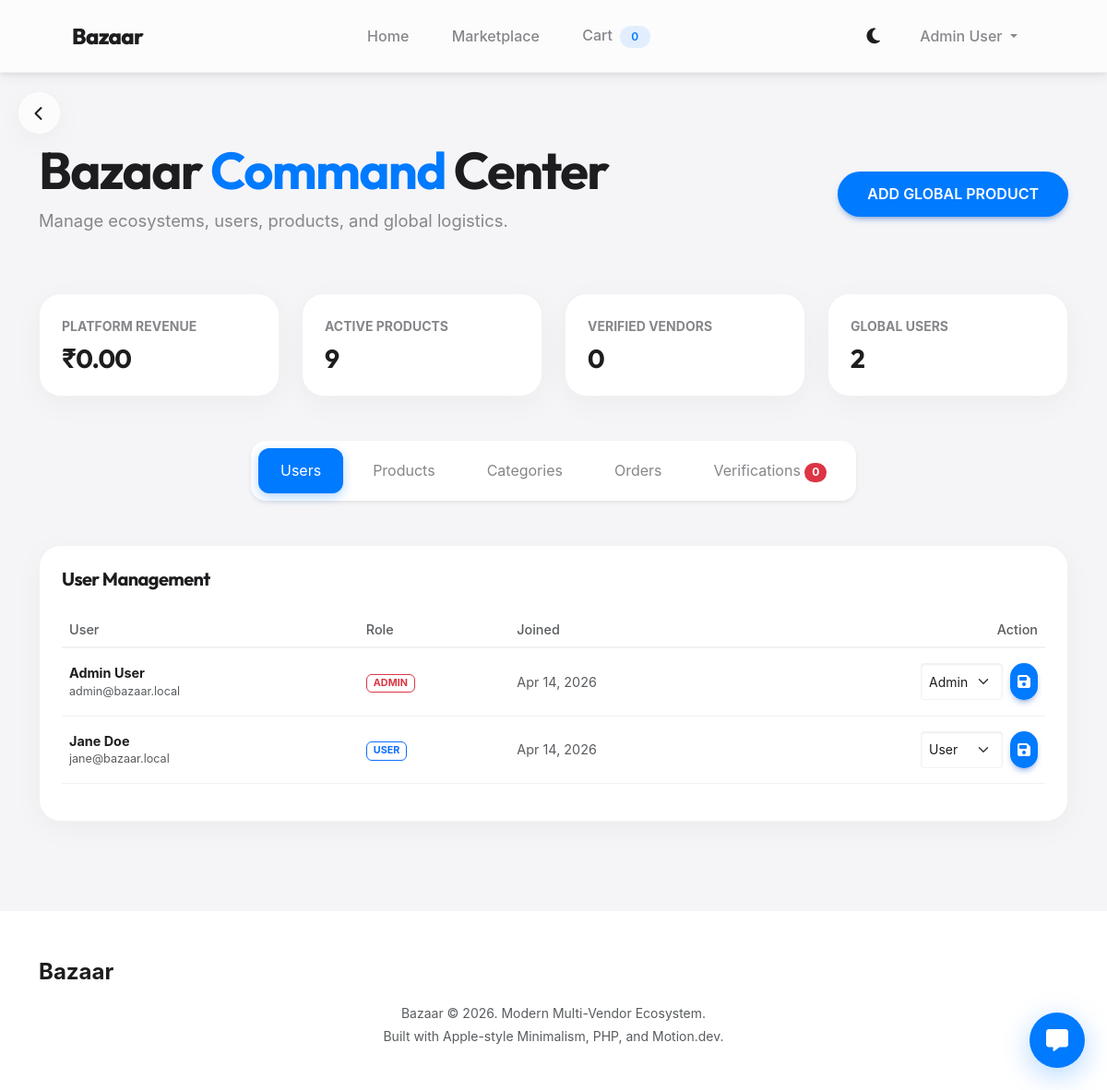
Page /admin/dashboard.php (signed in) on the committed database.
### tables this page shows
CREATE TABLE IF NOT EXISTS users (
  id INT AUTO_INCREMENT PRIMARY KEY,
  nama VARCHAR(100) NOT NULL,
  email VARCHAR(150) NOT NULL UNIQUE,
  password VARCHAR(255) NOT NULL,
  role ENUM('user', 'seller', 'admin') NOT NULL DEFAULT 'user',
  is_email_verified TINYINT(1) DEFAULT 0,
  email_token VARCHAR(100) DEFAULT NULL,
  token_expiry DATETIME DEFAULT NULL,
  is_verified_seller TINYINT(1) DEFAULT 0,
  created_at TIMESTAMP DEFAULT CURRENT_TIMESTAMP
);

### includes/functions.php (called while the page is built, shortened)
<?php
function escape($value) {
    return htmlspecialchars($value, ENT_QUOTES, 'UTF-8');
}
function cartCount() {
    return isset($_SESSION['cart']) ? array_sum(array_column($_SESSION['cart'], 'quantity')) : 0;
}
function isLoggedIn() {
    return !empty($_SESSION['user']);
}
function formatPrice($price) {
    return '₹' . number_format($price, 2, '.', ',');
}

### admin/dashboard.php (the view, shortened to what this page needs)
<?php
require_once dirname(__DIR__) . '/includes/db_connect.php';
require_once dirname(__DIR__) . '/includes/functions.php';
$totalUsers = $pdo->query('SELECT COUNT(*) FROM users')->fetchColumn();
$totalSellers = $pdo->query('SELECT COUNT(*) FROM users WHERE role="seller"')->fetchColumn();
$totalProducts = $pdo->query('SELECT COUNT(*) FROM products')->fetchColumn();
$totalRevenue = $pdo->query('SELECT SUM(total_amount) FROM orders')->fetchColumn() ?: 0;
$users = $pdo->query('SELECT * FROM users ORDER BY created_at DESC')->fetchAll();
$verificationRequests = $pdo->query('SELECT vr.*, u.nama, u.email FROM verification_requests vr JOIN users u ON vr.user_id = u.id WHERE vr.status = "pending" ORDER BY vr.created_at ASC')->fetchAll();
require_once dirname(__DIR__) . '/includes/header.php';
?>
<section class="container py-5 mt-4" id="adminDashboardSection">
    <div class="row align-items-center mb-5">
        <div class="col-md-9">
            <h1 class="display-4 fw-bold mb-2">Bazaar <span style="color: var(--primary-color);">Command</span> Center</h1>
            <p style="color: var(--text-muted); font-size: 1.15rem;">Manage ecosystems, users, products, and global logistics.</p>
        </div>
        <div class="col-md-3 text-md-end">
            <a href="<?= BASE_URL ?>/admin/add_product.php" class="btn btn-primary btn-apple">Add Global Product</a>
        </div>
    </div>
    <div class="row g-4 mb-5">
        <div class="col-md-3">
            <div class="card-apple p-4 d-flex flex-column h-100" style="background: var(--surface-solid);">
                <span class="small fw-bold text-uppercase mb-2" style="color: var(--text-muted);">Platform Revenue</span>
                <h3 class="fw-bold m-0" style="color: var(--text-main);"><?= formatPrice($totalRevenue) ?></h3>
            </div>
        </div>
        <div class="col-md-3">
            <div class="card-apple p-4 d-flex flex-column h-100" style="background: var(--surface-solid);">
                <span class="small fw-bold text-uppercase mb-2" style="color: var(--text-muted);">Active Products</span>
                <h3 class="fw-bold m-0" style="color: var(--text-main);"><?= $totalProducts ?></h3>
            </div>
        </div>
        <div class="col-md-3">
            <div class="card-apple p-4 d-flex flex-column h-100" style="background: var(--surface-solid);">
                <span class="small fw-bold text-uppercase mb-2" style="color: var(--text-muted);">Verified Vendors</span>
                <h3 class="fw-bold m-0" style="color: var(--text-main);"><?= $totalSellers ?></h3>
            </div>
        </div>
        <div class="col-md-3">
            <div class="card-apple p-4 d-flex flex-column h-100" style="background: var(--surface-solid);">
                <span class="small fw-bold text-uppercase mb-2" style="color: var(--text-muted);">Global Users</span>
                <h3 class="fw-bold m-0" style="color: var(--text-main);"><?= $totalUsers ?></h3>
            </div>
        </div>
    </div>
    <div class="bg-white rounded-4 shadow-sm p-2 mb-5 d-flex gap-2 flex-wrap" id="adminTabs" style="width: fit-content; margin: 0 auto; background: var(--surface-solid) !important;">
        <button class="admin-tab-btn active" data-target="tab-users">Users</button>
        <button class="admin-tab-btn" data-target="tab-products">Products</button>
        <button class="admin-tab-btn" data-target="tab-categories">Categories</button>
        <button class="admin-tab-btn" data-target="tab-orders">Orders</button>
        <button class="admin-tab-btn" data-target="tab-verifications">Verifications <span class="badge bg-danger rounded-pill"><?= count($verificationRequests) ?></span></button>
    </div>
    <div id="adminTabContent">
        <div class="admin-pane active" id="tab-users">
            <div class="card-apple p-4" style="background: var(--surface-solid);">
                <h5 class="fw-bold mb-4">User Management</h5>
                <div class="table-responsive">
                    <table class="table align-middle table-borderless">
                        <thead style="border-bottom: 2px solid var(--border-color);">
                            <tr>
                                <th class="text-muted">User</th>
                                <th class="text-muted">Role</th>
                                <th class="text-muted">Joined</th>
                                <th class="text-muted text-end">Action</th>
                            </tr>
                        </thead>
                        <tbody>
                            <?php foreach($users as $u): ?>
                            <tr class="border-bottom" style="border-color: var(--border-color) !important;">
                                <td class="py-3">
                                    <div class="fw-bold" style="color: var(--text-main);"><?= escape($u['nama']) ?></div>
                                    <div class="small text-muted"><?= escape($u['email']) ?></div>
                                </td>
                                <td><span class="badge border bg-transparent text-uppercase <?= $u['role']==='admin'?'border-danger text-danger':($u['role']==='seller'?'border-success text-success':'border-primary text-primary') ?>"><?= escape($u['role']) ?></span></td>
                                <td class="text-muted"><?= date('M j, Y', strtotime($u['created_at'])) ?></td>
                                <td class="text-end">
                                    <form action="<?= BASE_URL ?>/admin/dashboard.php" method="post" class="d-flex gap-2 justify-content-end">
                                        <select class="form-select form-select-sm bg-transparent w-auto" name="role" style="color: var(--text-main); border-color: var(--border-color);">
                                            <option value="user" <?= $u['role']==='user'?'selected':'' ?>>User</option>
                                            <option value="admin" <?= $u['role']==='admin'?'selected':'' ?>>Admin</option>
                                        </select>
                                        <button type="submit" class="btn btn-sm btn-primary btn-apple p-2"><i class="fas fa-save"></i></button>
                                    </form>
                                </td>
                            </tr>
                            <?php endforeach; ?>
                        </tbody>
                    </table>
                </div>
            </div>
        </div>
    </div>
</section>
<?php require_once dirname(__DIR__) . '/includes/footer.php'; ?>

### includes/header.php (shortened to what this page needs)
<?php
require_once __DIR__ . '/functions.php';
$cartCount = cartCount();
?>
<!DOCTYPE html>
<html lang="en">
<head>
    <link href="https://cdnjs.cloudflare.com/ajax/libs/font-awesome/6.4.0/css/all.min.css" rel="stylesheet">
    <link href="https://cdnjs.cloudflare.com/ajax/libs/mdb-ui-kit/6.4.0/mdb.min.css" rel="stylesheet">
    <link href="https://cdn.jsdelivr.net/npm/bootstrap@5.3.2/dist/css/bootstrap.min.css" rel="stylesheet">
    <link rel="stylesheet" href="<?= BASE_URL ?>/assets/css/style.css">
</head>
<body <?= strpos($_SERVER['PHP_SELF'], 'index.php') !== false ? 'class="is-home"' : '' ?>>
<?php if (strpos($_SERVER['PHP_SELF'], 'index.php') === false): ?>
    <div class="back-btn-global" onclick="window.history.back()" title="Go Back">
        <i class="fas fa-chevron-left"></i>
    </div>
<?php endif; ?>
<header class="sticky-top">
    <nav class="navbar navbar-expand-lg">
        <div class="container container-fluid px-4 px-lg-5">
            <a class="navbar-brand brand-font" href="<?= BASE_URL ?>/index.php">Bazaar</a>
            <div class="collapse navbar-collapse" id="mainNav">
                <ul class="navbar-nav mx-auto mb-2 mb-lg-0 align-items-lg-center gap-2">
                    <li class="nav-item"><a class="nav-link" href="<?= BASE_URL ?>/index.php">Home</a></li>
                    <li class="nav-item"><a class="nav-link" href="<?= BASE_URL ?>/shop.php">Marketplace</a></li>
                    <li class="nav-item"><a class="nav-link" href="<?= BASE_URL ?>/cart.php">Cart <span class="badge badge-apple ms-1"><?= $cartCount ?></span></a></li>
                </ul>
                <ul class="navbar-nav align-items-lg-center gap-3">
                    <li class="nav-item">
                        <button class="theme-toggle" id="themeToggleBtn" aria-label="Toggle Dark Mode">
                            <i class="fas fa-moon"></i>
                        </button>
                    </li>
                    <?php if (isLoggedIn()): ?>
                        <li class="nav-item dropdown">
                            <a class="nav-link dropdown-toggle" href="#" id="userDropdown" role="button" data-mdb-toggle="dropdown" aria-expanded="false">
                                <?= escape($_SESSION['user']['nama']) ?>
                            </a>
                        </li>
                    <?php else: ?>
                        <li class="nav-item"><a class="nav-link" href="<?= BASE_URL ?>/login.php">Log In</a></li>
                        <li class="nav-item"><a class="btn btn-primary btn-apple px-4 text-white" href="<?= BASE_URL ?>/signup.php">Sign Up</a></li>
                    <?php endif; ?>
                </ul>
            </div>
        </div>
    </nav>
</header>
<main class="pb-5">

### includes/footer.php (shortened to what this page needs)
</main>
<footer class="bg-white border-top py-5" style="background: var(--surface-solid) !important; border-color: var(--border-color) !important;">
    <div class="container text-center text-muted small">
        <div class="mb-3">
            <a href="<?= BASE_URL ?>/index.php" class="navbar-brand text-muted fw-bold me-0">Bazaar</a>
        </div>
        <p class="mb-1">Bazaar &copy; <?= date('Y') ?>. Modern Multi-Vendor Ecosystem.</p>
        <p class="mb-0 overflow-hidden text-nowrap">Built with Apple-style Minimalism, PHP, and Motion.dev.</p>
    </div>
</footer>
<div id="chatbot-wrapper" class="position-fixed bottom-0 end-0 m-4" style="z-index: 1100;">
    <div class="chat-bubble-btn" id="chatBubbleBtn">
        <i class="fas fa-comment-alt fs-4"></i>
    </div>
</div>
</body>
</html>

### assets/css/style.css (style rules this page uses)
:root { --primary-color: #007aff; --primary-hover: #0066cc; --bg-color: #f5f5f7; --surface: rgba(255, 255, 255, 0.65); --surface-solid: #ffffff; --text-main: #1d1d1f; --text-muted: #86868b; --border-color: rgba(0, 0, 0, 0.05); --glass-border: 1px solid rgba(255, 255, 255, 0.5); --glass-shadow: 0 8px 32px 0 rgba(0, 0, 0, 0.04); --card-hover-shadow: 0 20px 40px rgba(0, 0, 0, 0.08); --border-radius-lg: 24px; --border-radius-md: 16px; }
body { font-family: -apple-system, BlinkMacSystemFont, 'Inter', sans-serif; background-color: var(--bg-color); color: var(--text-main); -webkit-font-smoothing: antialiased; transition: background-color 0.4s ease, color 0.4s ease; overflow-x: hidden; }
h1, h2, h3, h4, h5, h6, .brand-font { font-family: 'Outfit', -apple-system, BlinkMacSystemFont, sans-serif; font-weight: 700; letter-spacing: -0.03em; }
.navbar { background: var(--surface) !important; backdrop-filter: blur(30px); -webkit-backdrop-filter: blur(30px); border-bottom: 1px solid var(--border-color); padding: 1rem 0 !important; transition: all 0.4s ease; }
.navbar-brand { font-size: 1.5rem; font-weight: 800; color: var(--text-main) !important; transition: color 0.3s; }
.nav-link { color: var(--text-muted) !important; font-weight: 500; padding: 0.5rem 1.2rem !important; border-radius: 99px; transition: all 0.3s ease; }
.btn-apple { border-radius: 99px; font-weight: 600; padding: 0.8rem 2rem; font-size: 1rem; transition: all 0.3s cubic-bezier(0.16, 1, 0.3, 1); border: none; }
.btn-primary { background: var(--primary-color); color: #fff; }
.card-apple { border-radius: var(--border-radius-lg); background: var(--surface-solid); border: 1px solid var(--border-color); box-shadow: var(--glass-shadow); overflow: hidden; transition: all 0.5s cubic-bezier(0.16, 1, 0.3, 1); height: 100%; }
.badge-apple { background: rgba(0, 122, 255, 0.1); color: var(--primary-color); padding: 0.5em 1em; border-radius: 99px; font-weight: 600; letter-spacing: 0.5px; }
.theme-toggle { background: none; border: none; color: var(--text-main); font-size: 1.2rem; cursor: pointer; padding: 0.5rem; transition: transform 0.3s; }
.back-btn-global { position: fixed; top: 100px; left: 20px; width: 45px; height: 45px; border-radius: 50%; background: var(--surface); backdrop-filter: blur(15px); -webkit-backdrop-filter: blur(15px); border: var(--glass-border); box-shadow: var(--glass-shadow); display: flex; align-items: center; justify-content: center; color: var(--text-main); z-index: 999; cursor: pointer; transition: all 0.3s cubic-bezier(0.16, 1, 0.3, 1); }

### admin/dashboard.php (style rules this page uses)
.admin-tab-btn { border-radius: 12px; padding: 12px 24px; transition: all 0.3s; color: var(--text-muted); border: none; background: transparent; }
.admin-tab-btn.active { background: var(--primary-color) !important; color: white !important; box-shadow: 0 4px 12px rgba(0, 122, 255, 0.3); }

### includes/footer.php (style rules this page uses)
.chat-bubble-btn { width: 60px; height: 60px; border-radius: 50%; background: var(--primary-color); color: white; display: flex; align-items: center; justify-content: center; box-shadow: 0 8px 30px rgba(0, 122, 255, 0.3); cursor: pointer; transition: all 0.3s cubic-bezier(0.175, 0.885, 0.32, 1.275); z-index: 1050; }

### rows in the picture
users: nama "Admin User", email "admin@bazaar.local", role "ADMIN", created_at "Apr 14, 2026", role "Admin"
users: nama "Jane Doe", email "jane@bazaar.local", role "USER", created_at "Apr 14, 2026", role "User"

### other values in the picture
$cartCount "0"
$_SESSION['user']['nama'] "Admin User"
formatPrice($totalRevenue) "₹0.00"
$totalProducts "9"
$totalSellers "0"
$totalUsers "2"
count($verificationRequests) "0"
